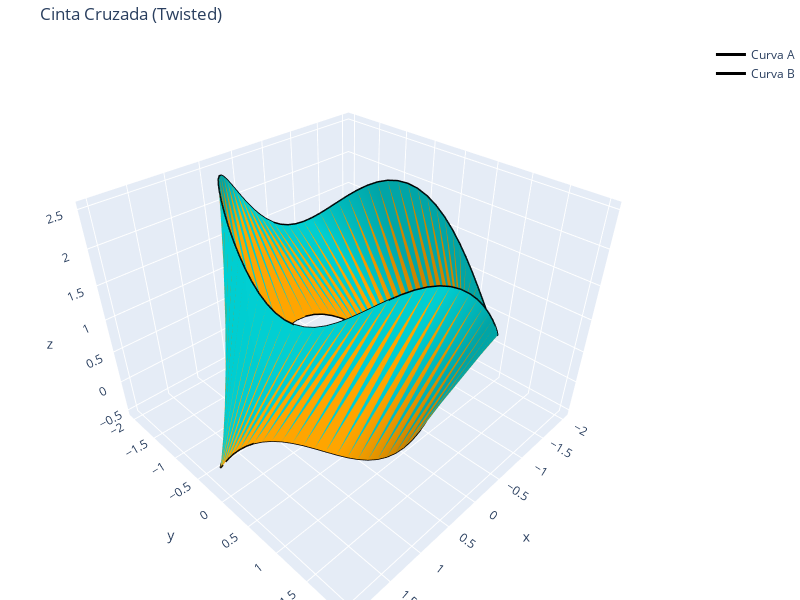

Notebook code cell kept with this figure:
### Code cell
N = 80
t = np.linspace(0, 2*np.pi, N, endpoint=False)

# Curva A: Círculo deformado (ovalado en X)
ax = 2.0 * np.cos(t)
ay = 1.0 * np.sin(t)
az = 0.5 * np.sin(3*t) # Pequeña ondulación
curve_mobius_1 = np.column_stack((ax, ay, az))

# Curva B: Círculo deformado (ovalado en Y) y rotado 180 grados en fase
# Al poner '+ np.pi' forzamos a la malla a cruzar todo el diámetro
bx = 1.0 * np.cos(t + np.pi) 
by = 2.0 * np.sin(t + np.pi)
bz = 2.0 + 0.5 * np.cos(3*t)
curve_mobius_2 = np.column_stack((bx, by, bz))

plot_interactive_dual_color(curve_mobius_1, curve_mobius_2, "Cinta Cruzada (Twisted)")
